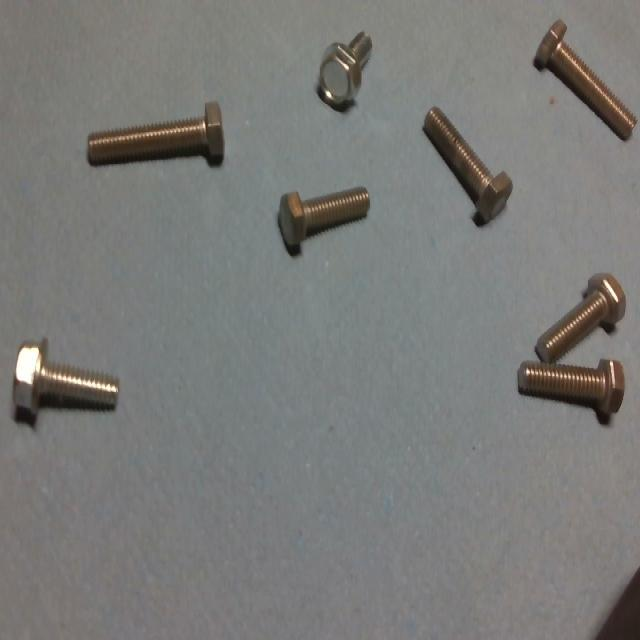
#> input picture data/imgs/img1.jpg, 640 x 640 px
$ python -i conta_parafusos.py   (imports and definitions only)
#> lines starting #> are read from the running program, lines starting #| are printed output that depends on the picture
#> further down, picture is the input picture: shape (640, 640, 3); mean B, G, R 120.2, 122.5, 122.1
import cv2, numpy as np

class Parafusos:
    def __init__(self, min_area = 100, max_area = 50000, min_aspect_ratio = 0.15, max_aspect_ratio = 6.0, blur_kernel = (5,5)):
        self.min_area = min_area
        self.max_area = max_area
        self.min_aspect_ratio = min_aspect_ratio
        self.max_aspect_ration = max_aspect_ratio
        self.blur_kernel = blur_kernel

    # [6 lines left out: function carrega_imagem, not called in this run]

    def preprocessa_imagem(self, image):
        """ Prepara a imagem para a etapa de segmentação.


        Args:
            img: imagem a ser processada

        Returns:
            blurred: imagem preprocessada
        """

        # cobverte para a escala de cinza
        gray = cv2.cvtColor(image, cv2.COLOR_BGR2GRAY)
        # melhora o contraste local
        clahe = cv2.createCLAHE(clipLimit=2.0, tileGridSize=(8,8))

        enhanced = clahe.apply(gray)
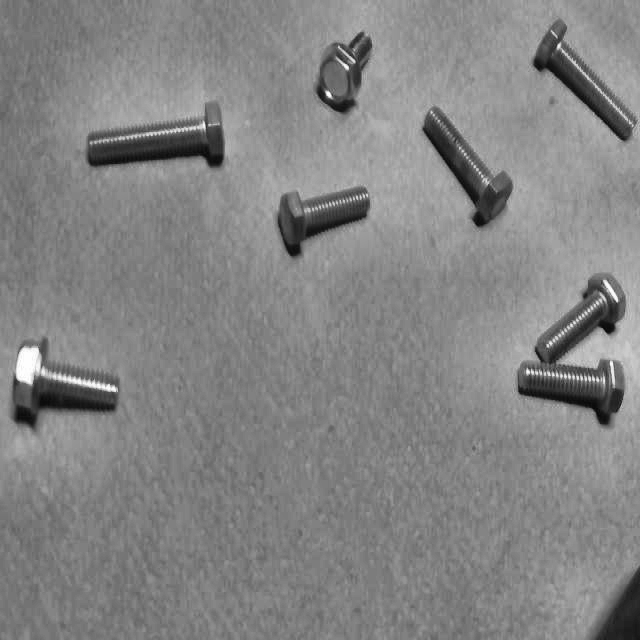
#> enhanced: shape (640, 640); min 5, max 255, mean 132
        # suaviza os ruidos da imagem com o filtro guassiano.
        blurred = cv2.GaussianBlur(enhanced, (5,5), 0)

        return blurred

    # [36 lines left out: functions segmenta_imagem, area_valida_parafuso, not called in this run]


>>> import cv2
>>> picture = cv2.imread('../data/imgs/img1.jpg')
>>> result = Parafusos().preprocessa_imagem(picture)

$ run again, on data/imgs/img2.jpg
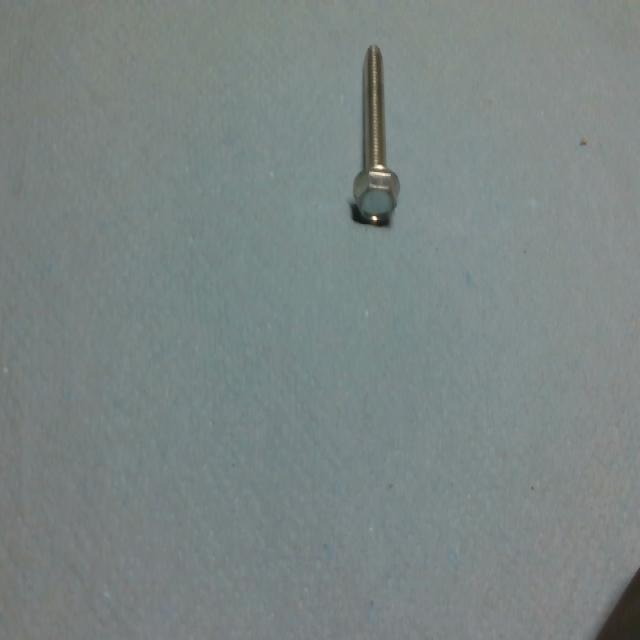
#> input picture data/imgs/img2.jpg, 640 x 640 px
#> picture is the input picture: shape (640, 640, 3); mean B, G, R 131.6, 132.9, 123.1
#> in preprocessa_imagem, `enhanced = clahe.apply(gray)`:
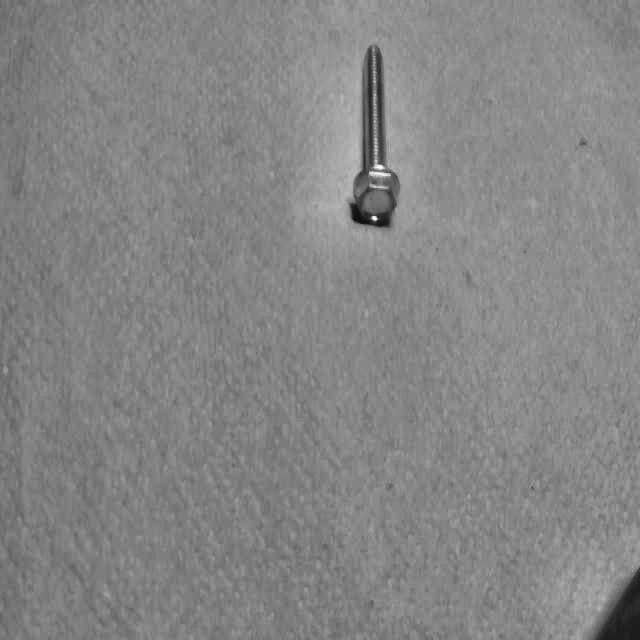
#> enhanced: shape (640, 640); min 11, max 253, mean 132.8

$ run again, on data/imgs/img3.jpg
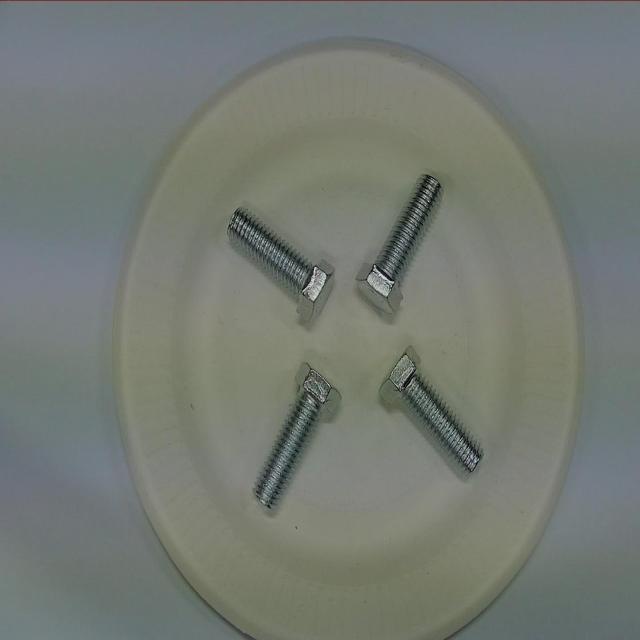
#> input picture data/imgs/img3.jpg, 640 x 640 px
#> picture is the input picture: shape (640, 640, 3); mean B, G, R 115.3, 122, 116.5
#> in preprocessa_imagem, `enhanced = clahe.apply(gray)`:
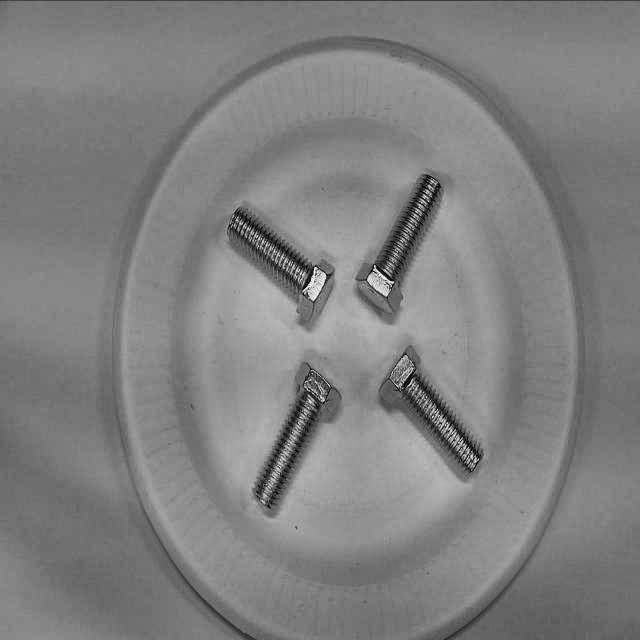
#> enhanced: shape (640, 640); min 1, max 242, mean 127.9

$ run again, on data/imgs/img4.jpg
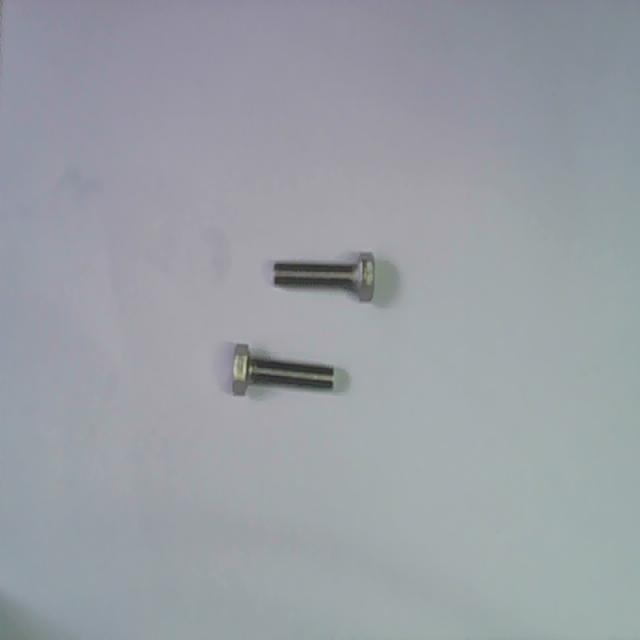
#> input picture data/imgs/img4.jpg, 640 x 640 px
#> picture is the input picture: shape (640, 640, 3); mean B, G, R 165.1, 158.5, 153.9
#> in preprocessa_imagem, `enhanced = clahe.apply(gray)`:
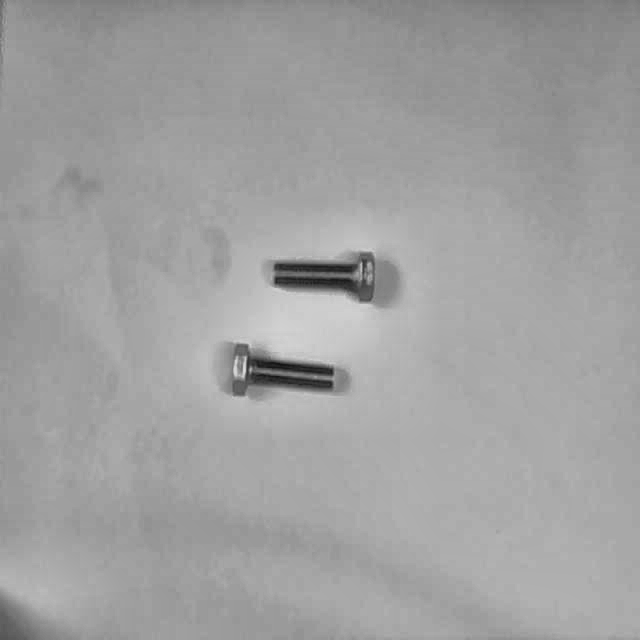
#> enhanced: shape (640, 640); min 19, max 222, mean 160.2
